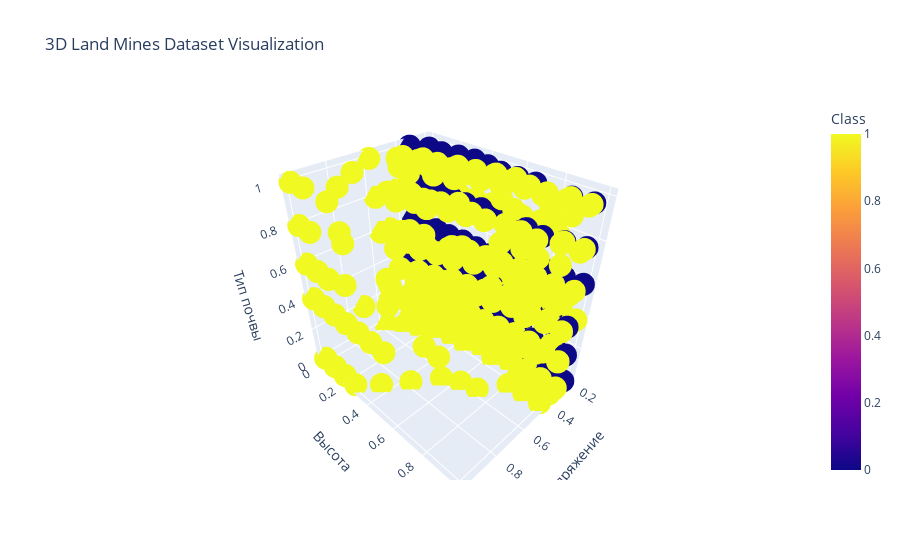

The notebook cell saved with this chart:
### Code cell
# Предположим, что последний столбец - это метки классов
X = data.iloc[:, :-1]  # Все столбцы, кроме последнего
y = data.iloc[:, -1]   # Последний столбец

# Добавляем метки классов в DataFrame
data['Class'] = y

# Построение интерактивного 3D графика
fig = px.scatter_3d(data, x=X.iloc[:, 0], y=X.iloc[:, 1], z=X.iloc[:, 2], color='Class',
                    title='3D Land Mines Dataset Visualization',
                    labels={'x': 'Напряжение', 'y': 'Высота', 'z': 'Тип почвы'})

# Отображение графика
fig.show()

### Figure 1 — Plotly figure (JSON) as saved in the notebook; plotly's stock layout.template omitted (floating-point values rounded to 4 significant figures; data arrays with more than 128 entries replaced by an {"elided": "..."} marker saying what was removed)
{"data": [{"hovertemplate": "Напряжение=%{x}<br>Высота=%{y}<br>Тип почвы=%{z}<br>Class=%{marker.color}<extra></extra>", "legendgroup": "", "marker": {"color": {"elided": "338 int values"}, "coloraxis": "coloraxis", "symbol": "circle"}, "mode": "markers", "name": "", "scene": "scene", "showlegend": false, "type": "scatter3d", "x": {"elided": "338 float values"}, "y": {"elided": "338 float values"}, "z": {"elided": "338 float values"}}], "layout": {"coloraxis": {"colorbar": {"title": {"text": "Class"}}, "colorscale": [[0, "#0d0887"], [0.1111, "#46039f"], [0.2222, "#7201a8"], [0.3333, "#9c179e"], [0.4444, "#bd3786"], [0.5556, "#d8576b"], [0.6667, "#ed7953"], [0.7778, "#fb9f3a"], [0.8889, "#fdca26"], [1, "#f0f921"]]}, "legend": {"tracegroupgap": 0}, "scene": {"domain": {"x": [0, 1], "y": [0, 1]}, "xaxis": {"title": {"text": "Напряжение"}}, "yaxis": {"title": {"text": "Высота"}}, "zaxis": {"title": {"text": "Тип почвы"}}}, "title": {"text": "3D Land Mines Dataset Visualization"}}}
